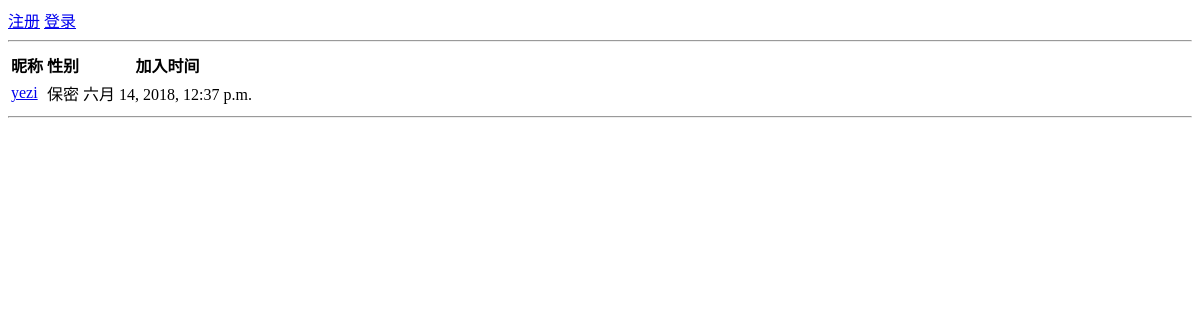
Before: / with the older database file.
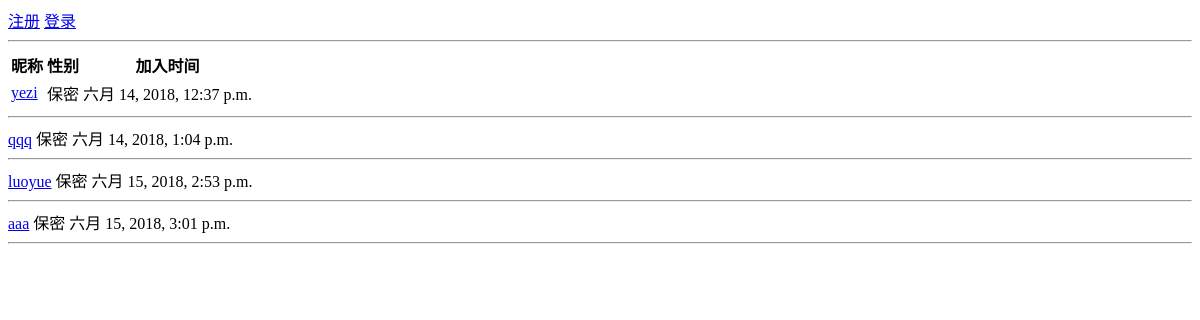
After: the same page with the newer database file.
### yezi_weibo/models.py (models this page shows)
class WBUser(User):
    GENDER_OPTIONS = (
        (0, '保密'),
        (1, '男'),
        (2, '女'),
    )
    nickname = models.CharField(verbose_name='昵称', max_length=128)
    gender = models.IntegerField(verbose_name='性别', choices=GENDER_OPTIONS, default=0)
    _info = models.TextField(verbose_name='其他信息')
    def __str__(self):
        return self.nickname or self.username

### weibo/views.py (the view)
# urls.py: url(r'^$', index, name='index')
def index(request):
    users = WBUser.objects.all()
    return render(request, 'index.html', {'users': users})

### yezi_weibo/templates/index.html (shortened to what this page needs)
<!DOCTYPE html>
<html lang="en">
<head>
</head>
<body>
{% if user.is_authenticated %}
    <span><a href='{% url "account:logout" %}'>退出登录</a></span>
    <span><a href='{% url "wb:homepage" %}'>个人中心</a></span>
    <span><a href='{% url "wb:user_page" %}?uid={{ user.id }}'>我的主页</a></span>
{% else %}
    <span><a href='{% url "account:register" %}'>注册</a></span>
    <span><a href='{% url "account:login" %}'>登录</a></span>
{% endif %}
<hr>
<table>
<tr>
    <th>昵称</th>
    <th>性别</th>
    <th>加入时间</th>
</tr>
{% for wb_user in users %}
<tr>
    <td><a href='{% url "wb:user_page" %}?uid={{ wb_user.id }}'>{{ wb_user }}</a></td>
    <td>{{ wb_user.get_gender_display }}</td>
    <td>{{ wb_user.date_joined }}</td>
</tr>
</table>
<hr>
{% endfor %}
</body>
</html>

Changed rows visible on the page:
added WBUser: nickname.username "qqq", gender "保密", date_joined "六月 14, 2018, 1:04 p.m."
added WBUser: nickname.username "luoyue", gender "保密", date_joined "六月 15, 2018, 2:53 p.m."
added WBUser: nickname.username "aaa", gender "保密", date_joined "六月 15, 2018, 3:01 p.m."
